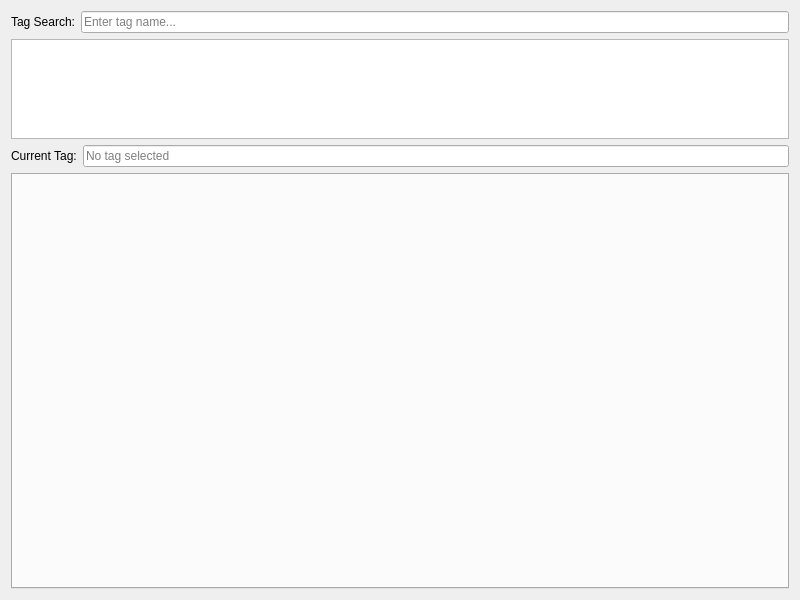
<?xml version="1.0" encoding="UTF-8"?>
<ui version="4.0">
    <class>TagManagementWidget</class>
    <widget class="QWidget" name="TagManagementWidget">
        <property name="geometry">
            <rect>
                <x>0</x>
                <y>0</y>
                <width>800</width>
                <height>600</height>
            </rect>
        </property>
        <property name="windowTitle">
            <string>Tag Management</string>
        </property>
        <layout class="QVBoxLayout" name="verticalLayout">
            <item>
                <layout class="QHBoxLayout" name="horizontalLayout_search">
                    <item>
                        <widget class="QLabel" name="label">
                            <property name="text">
                                <string>Tag Search:</string>
                            </property>
                        </widget>
                    </item>
                    <item>
                        <widget class="QLineEdit" name="tagSearchEdit">
                            <property name="placeholderText">
                                <string>Enter tag name...</string>
                            </property>
                        </widget>
                    </item>
                </layout>
            </item>
            <item>
                <widget class="QListWidget" name="autocompleteList">
                    <property name="maximumSize">
                        <size>
                            <width>16777215</width>
                            <height>100</height>
                        </size>
                    </property>
                </widget>
            </item>
            <item>
                <layout class="QHBoxLayout" name="horizontalLayout_currentTag">
                    <item>
                        <widget class="QLabel" name="currentTagLabel">
                            <property name="text">
                                <string>Current Tag:</string>
                            </property>
                        </widget>
                    </item>
                    <item>
                        <widget class="QLineEdit" name="currentTagEdit">
                            <property name="readOnly">
                                <bool>true</bool>
                            </property>
                            <property name="placeholderText">
                                <string>No tag selected</string>
                            </property>
                        </widget>
                    </item>
                </layout>
            </item>
            <item>
                <widget class="QTabWidget" name="domainTabs">
                    <property name="currentIndex">
                        <number>-1</number>
                    </property>
                </widget>
            </item>
        </layout>
    </widget>
    <resources/>
    <connections/>
</ui>
